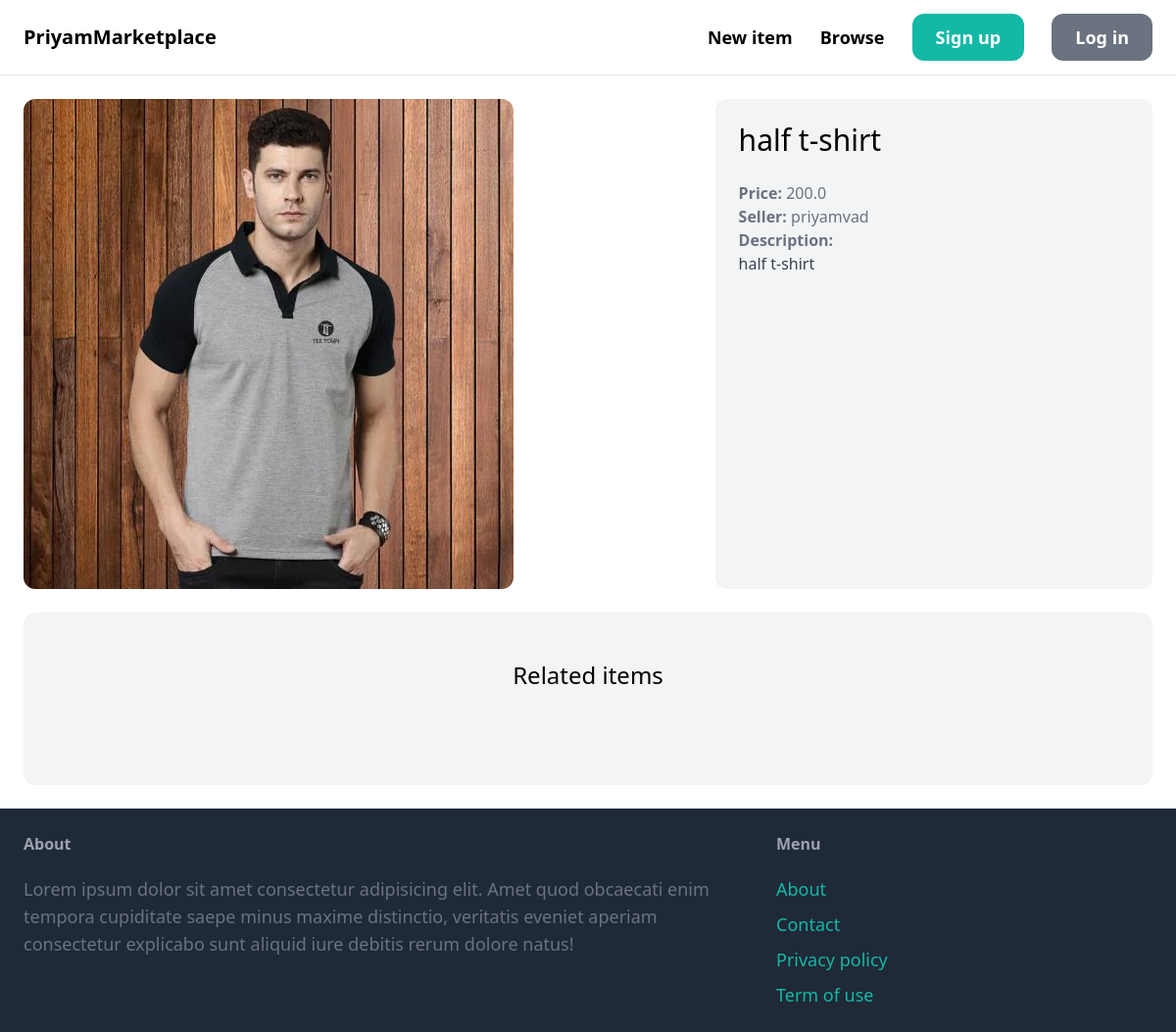
/items/1/, run on an earlier commit of the app's database.
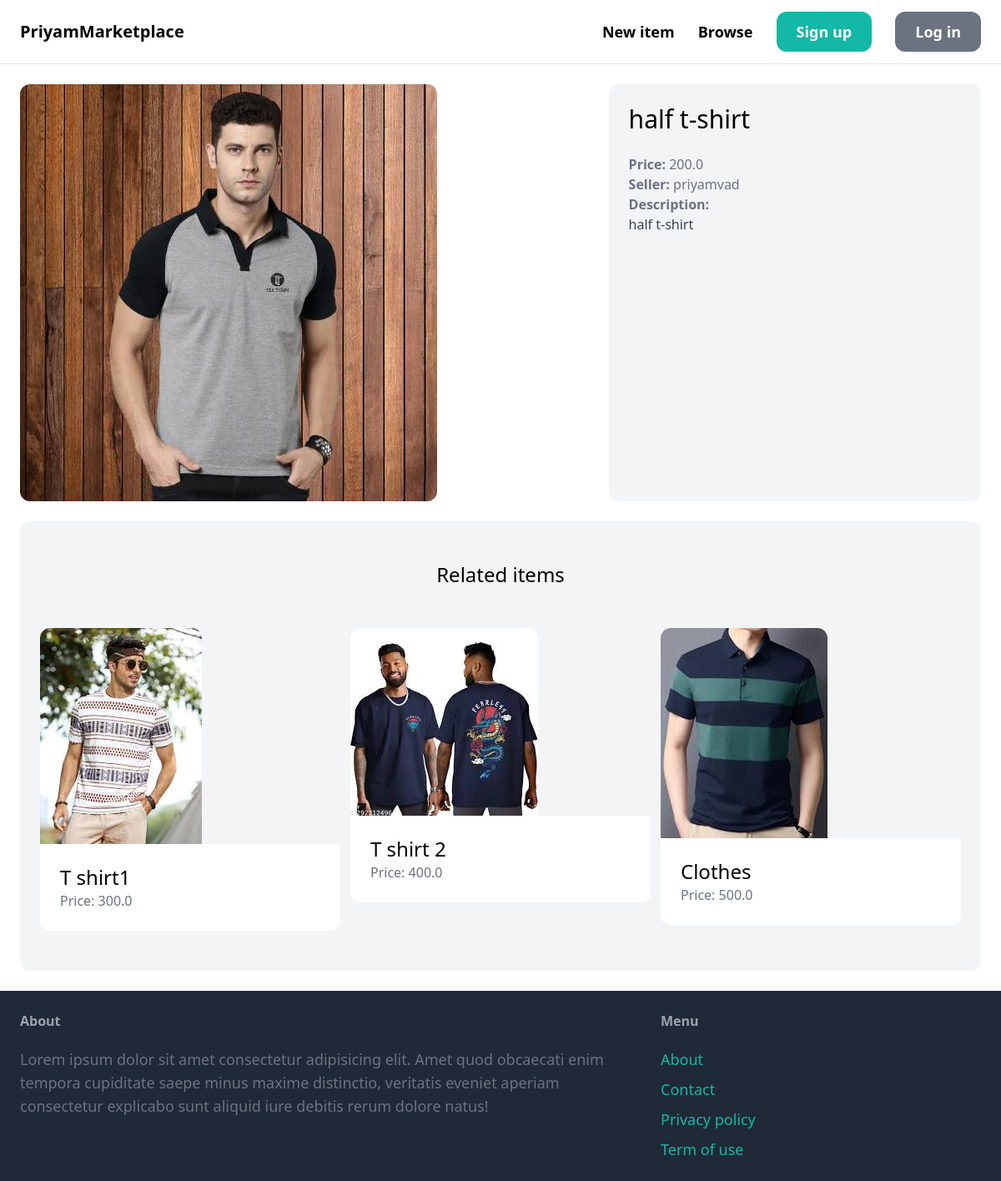
And on a later commit of the database.
### item/models.py (models this page shows, shortened)
class Item(models.Model):
    category = models.ForeignKey(Category,related_name="items",on_delete=models.CASCADE)
    name = models.CharField(max_length=255)
    description = models.TextField(blank=True,null=True)
    price = models.FloatField()
    image = models.ImageField(upload_to='item_images',blank=True,null=True)
    is_sold = models.BooleanField(default=False)
    created_by = models.ForeignKey(User,related_name="items",on_delete=models.CASCADE)
    created_at = models.DateTimeField(auto_now_add=True)

### item/views.py (the view)
# urls.py: path('<int:pk>/',views.detail,name="detail")
def detail(request,pk):
    item = get_object_or_404(Item,pk=pk)
    related_items = Item.objects.filter(category=item.category,is_sold=False).exclude(pk=pk)[0:3]
    return render(request,'item/detail.html',{
        'item':item,
        'related_items':related_items
    })

### item/templates/item/detail.html (shortened to what this page needs)
{% extends 'core/base.html' %}
{%block content %}
<div class="grid grid-cols-5 gap-6">
    <div class="col-span-3">
        <img src="{{ item.image.url }}" class="rounded-xl">
    </div>
    <div class="col-span-2 p-6 bg-gray-100 rounded-xl">
        <h1 class="mb-6 text-3xl">{{ item.name }}</h1>
        <p class="text-gray-500"><strong>Price: </strong>{{ item.price }}</p>
        <p class="text-gray-500"><strong>Seller: </strong>{{ item.created_by.username }}</p>
        {% if item.description %}
            <p class="text-gray-700">
                <strong class="text-gray-500">Description:</strong><br>
                {{ item.description }}
            </p>
        {% endif %}
    </div>
</div>
<div class="mt-6 px-6 py-12 bg-gray-100 rounded-xl">
    <h2 class="mb-12 text-2xl text-center">Related items</h2>
    <div class="grid grid-cols-3 gap-3">
        {% for item in related_items %}
            <div>
                <a href="{% url 'item:detail' item.id %}">
                    <div>
                        <img src="{{ item.image.url }}" class="rounded-t-xl">
                    </div>
                    <div class="p-6 bg-white rounded-b-xl">
                        <h2 class="text-2xl">{{ item.name }}</h2>
                        <p class="text-gray-500">Price: {{ item.price }}</p>
                    </div>
                </a>
            </div>
        {% endfor %}
    </div>
</div>
{% endblock %}

What changed in the data, as far as the page shows it:
added Item: image (picture), name "T shirt1", price "300.0"
added Item: image (picture), name "T shirt 2", price "400.0"
added Item: image (picture), name "Clothes", price "500.0"
